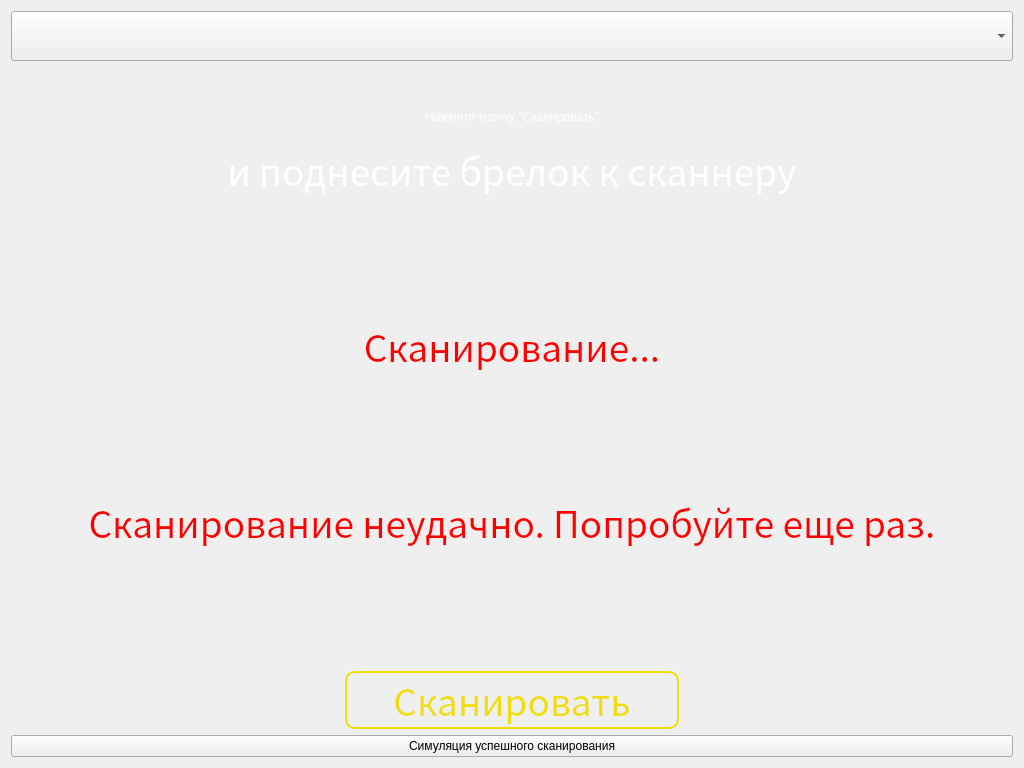
<?xml version="1.0" encoding="UTF-8"?>
<ui version="4.0">
 <class>Form</class>
 <widget class="QWidget" name="Form">
  <property name="geometry">
   <rect>
    <x>0</x>
    <y>0</y>
    <width>1024</width>
    <height>768</height>
   </rect>
  </property>
  <property name="windowTitle">
   <string>Form</string>
  </property>
  <property name="styleSheet">
   <string notr="true">background-image: url(:/ScanBrelok/FormBackGround.jpg);</string>
  </property>
  <layout class="QVBoxLayout" name="verticalLayout_2">
   <item>
    <layout class="QVBoxLayout" name="verticalLayout">
     <item>
      <widget class="QComboBox" name="cmbx_lang">
       <property name="palette">
        <palette>
         <active/>
         <inactive/>
         <disabled/>
        </palette>
       </property>
       <property name="font">
        <font>
         <pointsize>28</pointsize>
         <weight>75</weight>
         <italic>true</italic>
         <bold>true</bold>
        </font>
       </property>
       <property name="iconSize">
        <size>
         <width>32</width>
         <height>32</height>
        </size>
       </property>
      </widget>
     </item>
     <item>
      <spacer name="verticalSpacer">
       <property name="orientation">
        <enum>Qt::Vertical</enum>
       </property>
       <property name="sizeType">
        <enum>QSizePolicy::Fixed</enum>
       </property>
       <property name="sizeHint" stdset="0">
        <size>
         <width>20</width>
         <height>40</height>
        </size>
       </property>
      </spacer>
     </item>
     <item>
      <layout class="QHBoxLayout" name="horizontalLayout_2">
       <item>
        <spacer name="horizontalSpacer_3">
         <property name="orientation">
          <enum>Qt::Horizontal</enum>
         </property>
         <property name="sizeHint" stdset="0">
          <size>
           <width>40</width>
           <height>20</height>
          </size>
         </property>
        </spacer>
       </item>
       <item>
        <widget class="QLabel" name="lbl_pressBtnScan1">
         <property name="sizePolicy">
          <sizepolicy hsizetype="MinimumExpanding" vsizetype="Fixed">
           <horstretch>0</horstretch>
           <verstretch>0</verstretch>
          </sizepolicy>
         </property>
         <property name="acceptDrops">
          <bool>false</bool>
         </property>
         <property name="layoutDirection">
          <enum>Qt::LeftToRight</enum>
         </property>
         <property name="autoFillBackground">
          <bool>false</bool>
         </property>
         <property name="styleSheet">
          <string notr="true">background-image: url(:/newPrefix/ScanBrelok/fon.png);
color: rgb(255, 255, 255);
font: 28pt &quot;Noto Sans CJK KR&quot;;</string>
         </property>
         <property name="text">
          <string>Нажмите кнопку &quot;Сканировать&quot;</string>
         </property>
         <property name="scaledContents">
          <bool>false</bool>
         </property>
         <property name="alignment">
          <set>Qt::AlignCenter</set>
         </property>
         <property name="wordWrap">
          <bool>false</bool>
         </property>
         <property name="openExternalLinks">
          <bool>false</bool>
         </property>
         <property name="buddy">
          <cstring></cstring>
         </property>
        </widget>
       </item>
       <item>
        <spacer name="horizontalSpacer_4">
         <property name="orientation">
          <enum>Qt::Horizontal</enum>
         </property>
         <property name="sizeHint" stdset="0">
          <size>
           <width>40</width>
           <height>20</height>
          </size>
         </property>
        </spacer>
       </item>
      </layout>
     </item>
     <item>
      <spacer name="verticalSpacer_2">
       <property name="orientation">
        <enum>Qt::Vertical</enum>
       </property>
       <property name="sizeType">
        <enum>QSizePolicy::Fixed</enum>
       </property>
       <property name="sizeHint" stdset="0">
        <size>
         <width>20</width>
         <height>10</height>
        </size>
       </property>
      </spacer>
     </item>
     <item>
      <widget class="QLabel" name="lbl_pressBtnScan2">
       <property name="enabled">
        <bool>true</bool>
       </property>
       <property name="sizePolicy">
        <sizepolicy hsizetype="Preferred" vsizetype="Fixed">
         <horstretch>0</horstretch>
         <verstretch>0</verstretch>
        </sizepolicy>
       </property>
       <property name="font">
        <font>
         <family>Noto Sans CJK KR</family>
         <pointsize>28</pointsize>
         <weight>50</weight>
         <italic>false</italic>
         <bold>false</bold>
        </font>
       </property>
       <property name="styleSheet">
        <string notr="true">background-image: url(:/newPrefix/ScanBrelok/fon.png);
color: rgb(255, 255, 255);
font: 28pt &quot;Noto Sans CJK KR&quot;;</string>
       </property>
       <property name="text">
        <string>и поднесите брелок к сканнеру</string>
       </property>
       <property name="alignment">
        <set>Qt::AlignCenter</set>
       </property>
      </widget>
     </item>
     <item>
      <spacer name="verticalSpacer_5">
       <property name="orientation">
        <enum>Qt::Vertical</enum>
       </property>
       <property name="sizeHint" stdset="0">
        <size>
         <width>20</width>
         <height>40</height>
        </size>
       </property>
      </spacer>
     </item>
     <item>
      <widget class="QLabel" name="lbl_scan">
       <property name="palette">
        <palette>
         <active>
          <colorrole role="WindowText">
           <brush brushstyle="SolidPattern">
            <color alpha="255">
             <red>255</red>
             <green>0</green>
             <blue>0</blue>
            </color>
           </brush>
          </colorrole>
          <colorrole role="Text">
           <brush brushstyle="SolidPattern">
            <color alpha="255">
             <red>255</red>
             <green>0</green>
             <blue>0</blue>
            </color>
           </brush>
          </colorrole>
          <colorrole role="ButtonText">
           <brush brushstyle="SolidPattern">
            <color alpha="255">
             <red>255</red>
             <green>0</green>
             <blue>0</blue>
            </color>
           </brush>
          </colorrole>
         </active>
         <inactive>
          <colorrole role="WindowText">
           <brush brushstyle="SolidPattern">
            <color alpha="255">
             <red>255</red>
             <green>0</green>
             <blue>0</blue>
            </color>
           </brush>
          </colorrole>
          <colorrole role="Text">
           <brush brushstyle="SolidPattern">
            <color alpha="255">
             <red>255</red>
             <green>0</green>
             <blue>0</blue>
            </color>
           </brush>
          </colorrole>
          <colorrole role="ButtonText">
           <brush brushstyle="SolidPattern">
            <color alpha="255">
             <red>255</red>
             <green>0</green>
             <blue>0</blue>
            </color>
           </brush>
          </colorrole>
         </inactive>
         <disabled>
          <colorrole role="WindowText">
           <brush brushstyle="SolidPattern">
            <color alpha="255">
             <red>255</red>
             <green>0</green>
             <blue>0</blue>
            </color>
           </brush>
          </colorrole>
          <colorrole role="Text">
           <brush brushstyle="SolidPattern">
            <color alpha="255">
             <red>255</red>
             <green>0</green>
             <blue>0</blue>
            </color>
           </brush>
          </colorrole>
          <colorrole role="ButtonText">
           <brush brushstyle="SolidPattern">
            <color alpha="255">
             <red>255</red>
             <green>0</green>
             <blue>0</blue>
            </color>
           </brush>
          </colorrole>
         </disabled>
        </palette>
       </property>
       <property name="font">
        <font>
         <family>Noto Sans CJK KR</family>
         <pointsize>28</pointsize>
         <weight>50</weight>
         <italic>false</italic>
         <bold>false</bold>
        </font>
       </property>
       <property name="styleSheet">
        <string notr="true">background-image: url(:/newPrefix/ScanBrelok/fon.png); 
color: rgb(255, 0, 0);
font: 28pt &quot;Noto Sans CJK KR&quot;;</string>
       </property>
       <property name="text">
        <string>Сканирование...</string>
       </property>
       <property name="alignment">
        <set>Qt::AlignCenter</set>
       </property>
      </widget>
     </item>
     <item>
      <spacer name="verticalSpacer_4">
       <property name="orientation">
        <enum>Qt::Vertical</enum>
       </property>
       <property name="sizeHint" stdset="0">
        <size>
         <width>20</width>
         <height>40</height>
        </size>
       </property>
      </spacer>
     </item>
     <item>
      <widget class="QLabel" name="lbl_fail">
       <property name="enabled">
        <bool>true</bool>
       </property>
       <property name="palette">
        <palette>
         <active>
          <colorrole role="WindowText">
           <brush brushstyle="SolidPattern">
            <color alpha="255">
             <red>255</red>
             <green>0</green>
             <blue>0</blue>
            </color>
           </brush>
          </colorrole>
          <colorrole role="Text">
           <brush brushstyle="SolidPattern">
            <color alpha="255">
             <red>255</red>
             <green>0</green>
             <blue>0</blue>
            </color>
           </brush>
          </colorrole>
          <colorrole role="ButtonText">
           <brush brushstyle="SolidPattern">
            <color alpha="255">
             <red>255</red>
             <green>0</green>
             <blue>0</blue>
            </color>
           </brush>
          </colorrole>
         </active>
         <inactive>
          <colorrole role="WindowText">
           <brush brushstyle="SolidPattern">
            <color alpha="255">
             <red>255</red>
             <green>0</green>
             <blue>0</blue>
            </color>
           </brush>
          </colorrole>
          <colorrole role="Text">
           <brush brushstyle="SolidPattern">
            <color alpha="255">
             <red>255</red>
             <green>0</green>
             <blue>0</blue>
            </color>
           </brush>
          </colorrole>
          <colorrole role="ButtonText">
           <brush brushstyle="SolidPattern">
            <color alpha="255">
             <red>255</red>
             <green>0</green>
             <blue>0</blue>
            </color>
           </brush>
          </colorrole>
         </inactive>
         <disabled>
          <colorrole role="WindowText">
           <brush brushstyle="SolidPattern">
            <color alpha="255">
             <red>255</red>
             <green>0</green>
             <blue>0</blue>
            </color>
           </brush>
          </colorrole>
          <colorrole role="Text">
           <brush brushstyle="SolidPattern">
            <color alpha="255">
             <red>255</red>
             <green>0</green>
             <blue>0</blue>
            </color>
           </brush>
          </colorrole>
          <colorrole role="ButtonText">
           <brush brushstyle="SolidPattern">
            <color alpha="255">
             <red>255</red>
             <green>0</green>
             <blue>0</blue>
            </color>
           </brush>
          </colorrole>
         </disabled>
        </palette>
       </property>
       <property name="font">
        <font>
         <family>Noto Sans CJK KR</family>
         <pointsize>28</pointsize>
         <weight>50</weight>
         <italic>false</italic>
         <bold>false</bold>
        </font>
       </property>
       <property name="styleSheet">
        <string notr="true">background-image: url(:/newPrefix/ScanBrelok/fon.png);
color: rgb(255, 0, 0);
font: 28pt &quot;Noto Sans CJK KR&quot;;</string>
       </property>
       <property name="text">
        <string>Сканирование неудачно. Попробуйте еще раз.</string>
       </property>
       <property name="alignment">
        <set>Qt::AlignCenter</set>
       </property>
      </widget>
     </item>
     <item>
      <spacer name="verticalSpacer_3">
       <property name="orientation">
        <enum>Qt::Vertical</enum>
       </property>
       <property name="sizeHint" stdset="0">
        <size>
         <width>20</width>
         <height>40</height>
        </size>
       </property>
      </spacer>
     </item>
     <item>
      <layout class="QHBoxLayout" name="horizontalLayout">
       <item>
        <spacer name="horizontalSpacer">
         <property name="orientation">
          <enum>Qt::Horizontal</enum>
         </property>
         <property name="sizeHint" stdset="0">
          <size>
           <width>40</width>
           <height>20</height>
          </size>
         </property>
        </spacer>
       </item>
       <item>
        <widget class="QPushButton" name="btn_scan">
         <property name="sizePolicy">
          <sizepolicy hsizetype="MinimumExpanding" vsizetype="Minimum">
           <horstretch>0</horstretch>
           <verstretch>0</verstretch>
          </sizepolicy>
         </property>
         <property name="palette">
          <palette>
           <active>
            <colorrole role="WindowText">
             <brush brushstyle="SolidPattern">
              <color alpha="255">
               <red>240</red>
               <green>221</green>
               <blue>13</blue>
              </color>
             </brush>
            </colorrole>
            <colorrole role="Text">
             <brush brushstyle="SolidPattern">
              <color alpha="255">
               <red>240</red>
               <green>221</green>
               <blue>13</blue>
              </color>
             </brush>
            </colorrole>
            <colorrole role="ButtonText">
             <brush brushstyle="SolidPattern">
              <color alpha="255">
               <red>240</red>
               <green>221</green>
               <blue>13</blue>
              </color>
             </brush>
            </colorrole>
           </active>
           <inactive>
            <colorrole role="WindowText">
             <brush brushstyle="SolidPattern">
              <color alpha="255">
               <red>240</red>
               <green>221</green>
               <blue>13</blue>
              </color>
             </brush>
            </colorrole>
            <colorrole role="Text">
             <brush brushstyle="SolidPattern">
              <color alpha="255">
               <red>240</red>
               <green>221</green>
               <blue>13</blue>
              </color>
             </brush>
            </colorrole>
            <colorrole role="ButtonText">
             <brush brushstyle="SolidPattern">
              <color alpha="255">
               <red>240</red>
               <green>221</green>
               <blue>13</blue>
              </color>
             </brush>
            </colorrole>
           </inactive>
           <disabled>
            <colorrole role="WindowText">
             <brush brushstyle="SolidPattern">
              <color alpha="255">
               <red>240</red>
               <green>221</green>
               <blue>13</blue>
              </color>
             </brush>
            </colorrole>
            <colorrole role="Text">
             <brush brushstyle="SolidPattern">
              <color alpha="255">
               <red>240</red>
               <green>221</green>
               <blue>13</blue>
              </color>
             </brush>
            </colorrole>
            <colorrole role="ButtonText">
             <brush brushstyle="SolidPattern">
              <color alpha="255">
               <red>240</red>
               <green>221</green>
               <blue>13</blue>
              </color>
             </brush>
            </colorrole>
           </disabled>
          </palette>
         </property>
         <property name="font">
          <font>
           <family>Noto Sans CJK KR</family>
           <pointsize>28</pointsize>
           <weight>50</weight>
           <italic>false</italic>
           <bold>false</bold>
          </font>
         </property>
         <property name="autoFillBackground">
          <bool>false</bool>
         </property>
         <property name="styleSheet">
          <string notr="true">background-image: url(:/newPrefix/ScanBrelok/fon.png); 
color: rgb(240, 221, 13);
border: 2px solid #e34761; border-color: rgb(240, 221, 13); border-radius: 10px

</string>
         </property>
         <property name="text">
          <string>Сканировать</string>
         </property>
         <property name="autoDefault">
          <bool>false</bool>
         </property>
         <property name="default">
          <bool>false</bool>
         </property>
         <property name="flat">
          <bool>false</bool>
         </property>
        </widget>
       </item>
       <item>
        <spacer name="horizontalSpacer_2">
         <property name="orientation">
          <enum>Qt::Horizontal</enum>
         </property>
         <property name="sizeHint" stdset="0">
          <size>
           <width>40</width>
           <height>20</height>
          </size>
         </property>
        </spacer>
       </item>
      </layout>
     </item>
     <item>
      <widget class="QPushButton" name="btn_ScanOK">
       <property name="text">
        <string>Симуляция успешного сканирования</string>
       </property>
      </widget>
     </item>
    </layout>
   </item>
  </layout>
 </widget>
 <resources>
  <include location="../Resources/Forms/FormElement.qrc"/>
 </resources>
 <connections/>
</ui>
